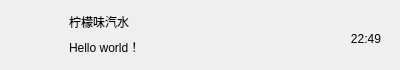
<?xml version="1.0" encoding="UTF-8"?>
<ui version="4.0">
 <class>ChatUserWid</class>
 <widget class="QWidget" name="ChatUserWid">
  <property name="geometry">
   <rect>
    <x>0</x>
    <y>0</y>
    <width>400</width>
    <height>70</height>
   </rect>
  </property>
  <property name="minimumSize">
   <size>
    <width>0</width>
    <height>70</height>
   </size>
  </property>
  <property name="maximumSize">
   <size>
    <width>16777215</width>
    <height>70</height>
   </size>
  </property>
  <property name="windowTitle">
   <string>ChatUserWid</string>
  </property>
  <layout class="QHBoxLayout" name="horizontalLayout">
   <item>
    <widget class="QWidget" name="icon_wid" native="true">
     <property name="minimumSize">
      <size>
       <width>50</width>
       <height>50</height>
      </size>
     </property>
     <property name="maximumSize">
      <size>
       <width>50</width>
       <height>50</height>
      </size>
     </property>
     <layout class="QHBoxLayout" name="horizontalLayout_2">
      <property name="spacing">
       <number>0</number>
      </property>
      <property name="leftMargin">
       <number>0</number>
      </property>
      <property name="topMargin">
       <number>0</number>
      </property>
      <property name="rightMargin">
       <number>0</number>
      </property>
      <property name="bottomMargin">
       <number>0</number>
      </property>
      <item>
       <widget class="QLabel" name="icon_lb">
        <property name="minimumSize">
         <size>
          <width>45</width>
          <height>45</height>
         </size>
        </property>
        <property name="maximumSize">
         <size>
          <width>45</width>
          <height>45</height>
         </size>
        </property>
        <property name="text">
         <string/>
        </property>
       </widget>
      </item>
     </layout>
    </widget>
   </item>
   <item>
    <widget class="QWidget" name="user_info_wid" native="true">
     <layout class="QVBoxLayout" name="verticalLayout" stretch="1,2">
      <property name="leftMargin">
       <number>2</number>
      </property>
      <property name="topMargin">
       <number>2</number>
      </property>
      <property name="rightMargin">
       <number>2</number>
      </property>
      <property name="bottomMargin">
       <number>2</number>
      </property>
      <item>
       <widget class="QLabel" name="user_name_lb">
        <property name="text">
         <string>柠檬味汽水</string>
        </property>
       </widget>
      </item>
      <item>
       <widget class="QLabel" name="user_chat_lb">
        <property name="text">
         <string>Hello world！</string>
        </property>
       </widget>
      </item>
     </layout>
    </widget>
   </item>
   <item>
    <widget class="QWidget" name="time_wid" native="true">
     <property name="minimumSize">
      <size>
       <width>50</width>
       <height>50</height>
      </size>
     </property>
     <property name="maximumSize">
      <size>
       <width>50</width>
       <height>50</height>
      </size>
     </property>
     <widget class="QLabel" name="time_lb">
      <property name="geometry">
       <rect>
        <x>0</x>
        <y>20</y>
        <width>54</width>
        <height>16</height>
       </rect>
      </property>
      <property name="text">
       <string>22:49</string>
      </property>
      <property name="alignment">
       <set>Qt::AlignCenter</set>
      </property>
     </widget>
    </widget>
   </item>
  </layout>
 </widget>
 <resources/>
 <connections/>
</ui>
